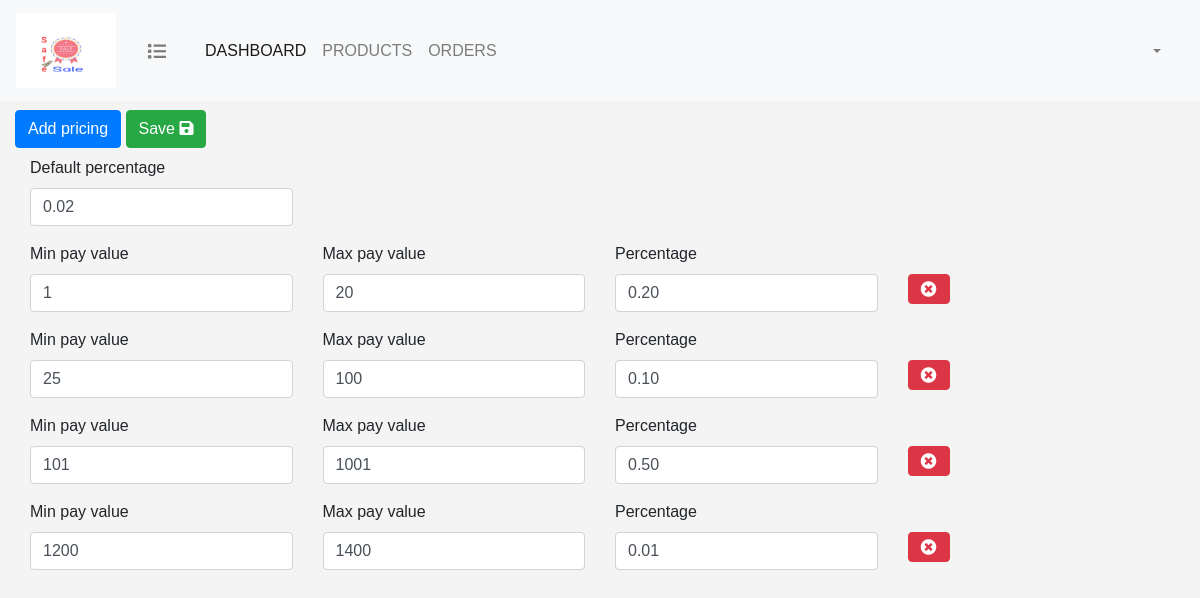
/pricing/index.php, run on an earlier commit of the app's database.
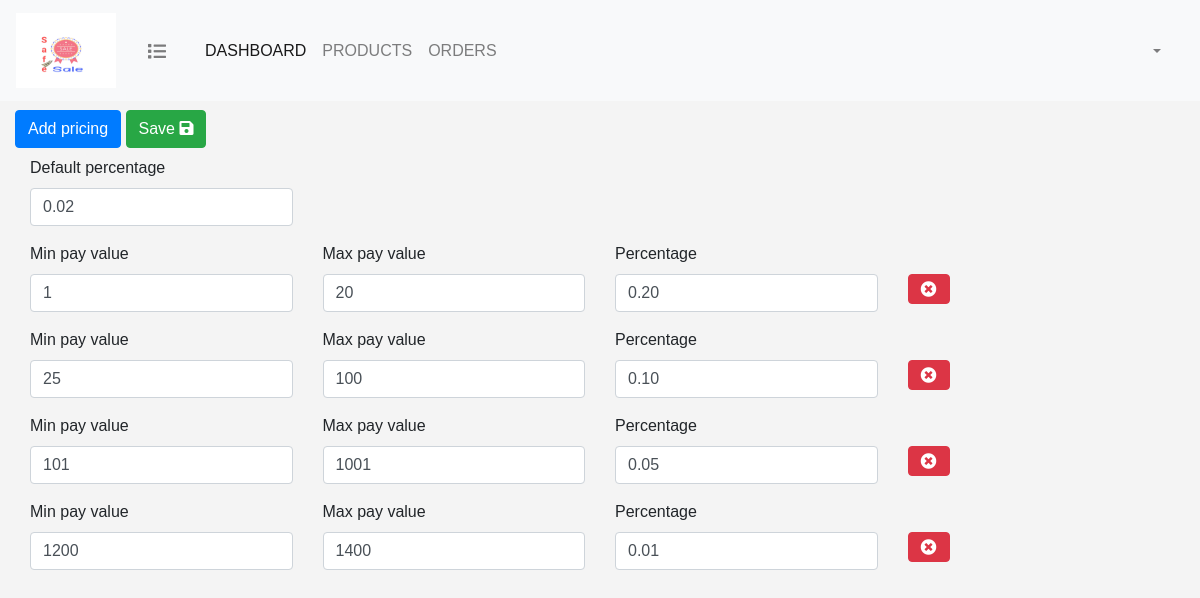
And on a later commit of the database.
### tables this page shows
CREATE TABLE `pricing_model` (
  `pricing_id` int(11) NOT NULL,
  `min_pay_value` int(5) NOT NULL,
  `max_pay_value` int(5) NOT NULL,
  `pricing_value` decimal(2,2) NOT NULL
);

### pricing/index.php (the view, shortened to what this page needs)
<?php
include('../db_connect.php');
$query = "SELECT * FROM pricing_model ORDER by min_pay_value";
$statement = $con->prepare($query);
$statement->execute();
$pricing_model = $statement->fetchAll(PDO::FETCH_ASSOC);
?>
<html>
<head>
    <?php include "../include/header.php";?>
    <link rel="stylesheet" href="pricing.css">
</head>
<body>
<?php include "../include/navbar.php"?>
<div class="container-fluid pt-5">
    <h2 class="text-primary text-center mt-3">Pricing model</h2>
    <a href="javascript:;" class="btn btn-primary mb-2  add-pricing">Add pricing</a>
    <button class="btn btn-success save-btn mb-2">Save <i class="fa fa-save"></i></button>
    <div class="pricing-container">
    <?php
    foreach ($pricing_model as $pricing){?>
        <div class="row pricing-row">
            <div class="col-md-3 <?=$pricing['min_pay_value'] == 0 ? 'd-none': ''?>">
                <div class="form-group">
                    <label>Min pay value</label>
                    <input type="number" class="form-control min-value" value="<?=$pricing['min_pay_value']?>">
                </div>
            </div>
            <div class="col-md-3  <?=$pricing['max_pay_value'] == 0 ? 'd-none': ''?>">
                <div class="form-group">
                    <label>Max pay value</label>
                    <input type="number" class="form-control max-value" value="<?=$pricing['max_pay_value']?>">
                </div>
            </div>
            <div class="col-md-3">
                <div class="form-group">
                    <label><?=$pricing['min_pay_value'] == 0 ? 'Default percentage': 'Percentage'?></label>
                    <input type="number" class="form-control percentage" value="<?=$pricing['pricing_value']?>">
                </div>
            </div>
            <div class="col-md-3 <?=$pricing['min_pay_value'] == 0 ? 'd-none': ''?>">
                <button class="btn btn-danger delete-btn"><i class="fa fa-times-circle"></i></button>
            </div>
        </div>
    <?php }?>
</div>
</div>
</body>
</html>

### include/header.php (shortened to what this page needs)
<link rel="stylesheet" href="../assets/css/bootstrap.min.css"/>
<link rel="stylesheet" href="https://cdn.datatables.net/1.10.20/css/dataTables.bootstrap4.min.css"/>
<link rel="stylesheet" href="../assets/fonts/css/all.css" />
<link rel="stylesheet" href="../assets/css/main.css"/>

### include/navbar.php (shortened to what this page needs)
<nav class="navbar navbar-expand-lg navbar-light bg-light fixed-top">
    <a class="navbar-brand" href="../dashboard/index.php">
        <img src="../products/images/logo.jpeg" width="100" height="75" alt="logo"/>
    </a>
    <a class="nav-link dashboard-list close" href="#"><i class="fas fa-list fa-xs"></i></a>
    <div class="container">
        <div class="collapse navbar-collapse" id="navbarSupportedContent">
            <ul class="navbar-nav mr-auto">
                <li class="nav-item active">
                    <a class="nav-link dashboard-link" href="../dashboard">DASHBOARD <span class="sr-only">(current)</span></a>
                </li>
                <li class="nav-item">
                    <a class="nav-link" href="../products">PRODUCTS</a>
                </li>
                <li class="nav-item">
                    <a class="nav-link" href="../orders">ORDERS</a>
                </li>
            </ul>
            <ul class="navbar-nav ml-auto">
                <li class="nav-item dropdown">
                    <a class="nav-link dropdown-toggle" href="#" id="navbarDropdown" role="button" data-toggle="dropdown" aria-haspopup="true" aria-expanded="false">
                    </a>
                </li>
            </ul>
        </div>
    </div>
</nav>

### assets/css/main.css (style rules this page uses)
* { margin: 0; padding: 0; -webkit-box-sizing:border-box; -moz-box-sizing:border-box; box-sizing:border-box; }
body { font-family: arial,tohama; margin:0; padding:0; background-color:#f4f4f4; }
ul { list-style: none; }
.row { margin: 0; padding: 0; }

### pricing/pricing.css (style rules this page uses)
.delete-btn { margin-top: 12%; }

What changed in the data, as far as the page shows it:
removed pricing_model: min_pay_value "101", max_pay_value "1001", shows "Percentage", pricing_value "0.50"
added pricing_model: min_pay_value "101", max_pay_value "1001", shows "Percentage", pricing_value "0.05"
